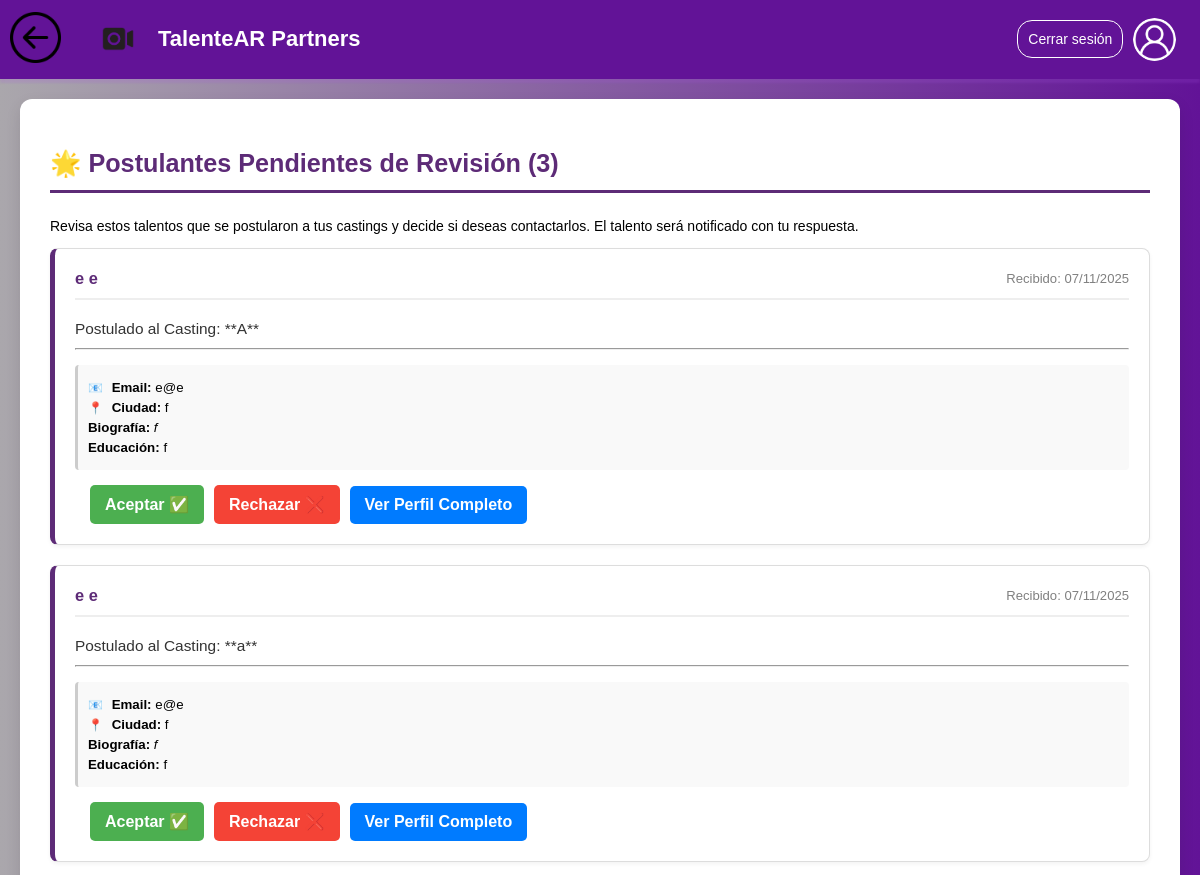
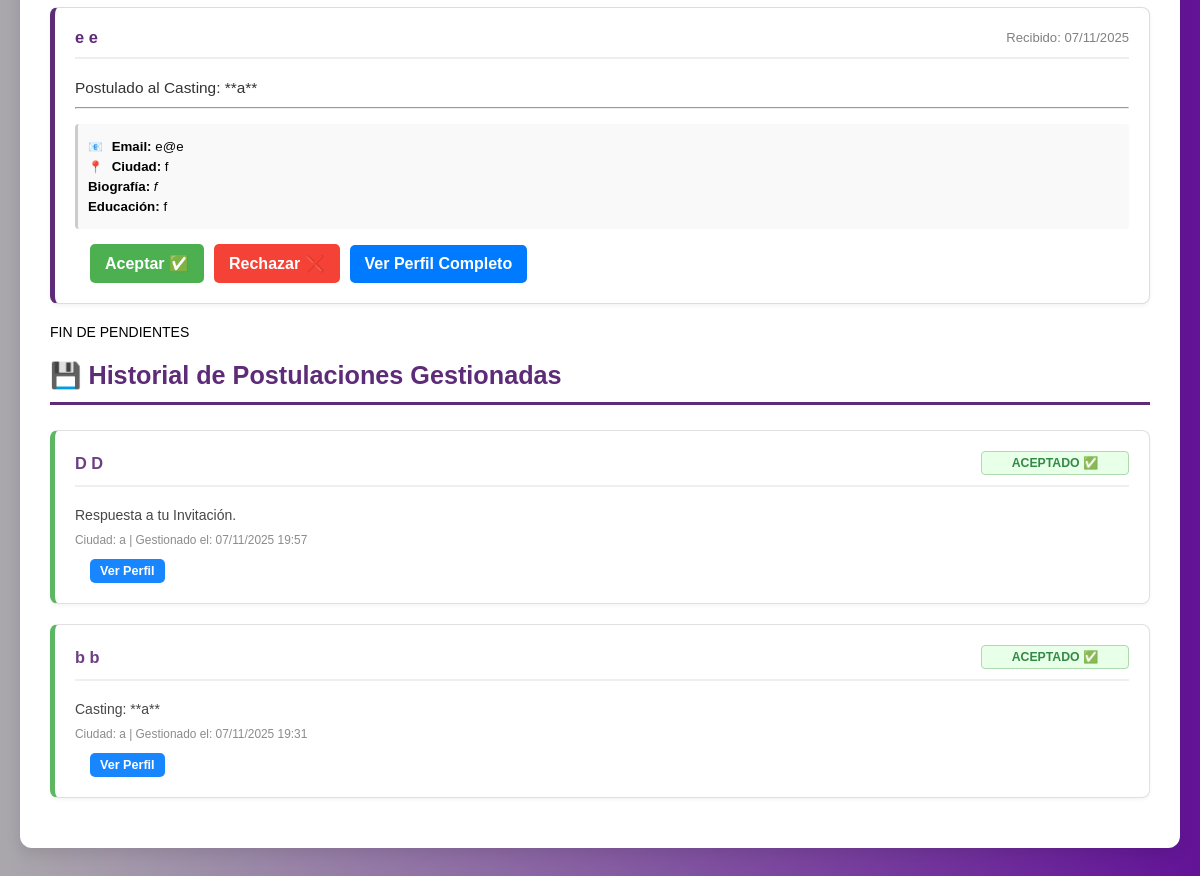
The app's page /TalenteAR/TalentearPartners/php/postulaciones.php (signed in) with its own data (2 pictures, top to bottom).
### tables this page shows
CREATE TABLE `notificaciones` (
  `notificacion_id` int(11) NOT NULL,
  `curriculum_id` int(11) NOT NULL,
  `agencia_id` int(11) NOT NULL,
  `fecha` timestamp NOT NULL DEFAULT current_timestamp(),
  `fecha_gestion` datetime DEFAULT NULL,
  `leida` tinyint(1) DEFAULT 0,
  `estado` enum('pendiente','invitacion','aceptada','rechazada') DEFAULT 'pendiente',
  `fecha_respuesta` datetime DEFAULT NULL,
  `casting_id` int(11) DEFAULT NULL
);

CREATE TABLE `talentos` (
  `id_talento` int(11) NOT NULL,
  `nombre` varchar(50) DEFAULT NULL,
  `email` varchar(50) DEFAULT NULL,
  `password` varchar(255) NOT NULL,
  `apellido` varchar(50) NOT NULL,
  `numero_telefono` varchar(20) NOT NULL,
  `tipo_documento` varchar(20) NOT NULL,
  `numero_documento` varchar(20) NOT NULL,
  `fecha_nacimiento` date DEFAULT NULL,
  `es_premium` tinyint(1) NOT NULL DEFAULT 0,
  `postulaciones_mes` int(11) NOT NULL DEFAULT 0
);

CREATE TABLE `castings` (
  `casting_id` int(11) NOT NULL,
  `agencia_id` int(11) DEFAULT NULL,
  `NombrePuesto` varchar(100) DEFAULT NULL,
  `DescripcionPuesto` text DEFAULT NULL,
  `CantVacantes` int(11) DEFAULT NULL,
  `NivelExperiencia` varchar(20) DEFAULT NULL
);

CREATE TABLE `curriculums` (
  `curriculum_id` int(11) NOT NULL,
  `usuario_id` int(11) DEFAULT NULL,
  `biografia` text DEFAULT NULL,
  `educacion` text DEFAULT NULL,
  `ciudad` varchar(50) DEFAULT NULL,
  `experiencia` text DEFAULT NULL,
  `habilidades` text DEFAULT NULL
);

### TalenteAR/TalentearPartners/php/postulaciones.php (the view, shortened to what this page needs)
<?php
$postulaciones_pendientes = [];
$postulaciones_historial = [];
$notifError = null;
$host = "localhost";
$username = "root";
$password = "";
$database = "agenciatrabajo";
$conn = mysqli_connect($host, $username, $password, $database);
$email_agencia = $_SESSION["email_agencia"];
$id_agencia = 0;
$query_agencia = "SELECT id_agencia, nombre_agencia, nombre_contacto FROM agencias WHERE email_agencia = ?";
$stmt_agencia = mysqli_prepare($conn, $query_agencia);
if ($stmt_agencia) {
    mysqli_stmt_bind_param($stmt_agencia, "s", $email_agencia);
    mysqli_stmt_execute($stmt_agencia);
    $result_agencia = mysqli_stmt_get_result($stmt_agencia);
    if ($result_agencia && mysqli_num_rows($result_agencia) > 0) {
        $agencia_data = mysqli_fetch_assoc($result_agencia);
        $id_agencia = (int)$agencia_data["id_agencia"];
    } else {
        mysqli_close($conn);
        header("Location: ../loginpartners.php");
        exit();
    }
} else {
    $notifError = "Error al preparar la consulta de agencia: " . mysqli_error($conn);
}
if ($id_agencia > 0) {
    $pendientesQ = "
        SELECT
            n.notificacion_id, n.fecha, n.estado, n.casting_id,
            t.nombre AS nombre_talento, t.apellido AS apellido_talento, t.email AS email_talento, t.id_talento,
            c.biografia, c.educacion, c.ciudad, c.experiencia,
            o.NombrePuesto AS nombre_casting, o.DescripcionPuesto AS descripcion_casting
        FROM notificaciones n
        JOIN curriculums c ON n.curriculum_id = c.curriculum_id
        JOIN talentos t ON c.usuario_id = t.id_talento
        LEFT JOIN castings o ON n.casting_id = o.casting_id
        WHERE n.agencia_id = ?
        AND n.estado = 'pendiente'
        AND n.casting_id IS NOT NULL AND n.casting_id > 0
        ORDER BY n.fecha DESC
    ";
    $stmt_pendientes = mysqli_prepare($conn, $pendientesQ);
    if ($stmt_pendientes) {
        mysqli_stmt_bind_param($stmt_pendientes, "i", $id_agencia);
        mysqli_stmt_execute($stmt_pendientes);
        $result_pendientes = mysqli_stmt_get_result($stmt_pendientes);
        if (!$result_pendientes) {
            $notifError = "Error en consulta de pendientes: " . mysqli_error($conn);
        } else {
            $postulaciones_pendientes = mysqli_fetch_all($result_pendientes, MYSQLI_ASSOC);
        }
    } else {
        $notifError = "Error al preparar la consulta de pendientes: " . mysqli_error($conn);
    }
    $historialQ = "
        SELECT
            n.notificacion_id, n.fecha, n.estado, n.casting_id,
            t.nombre AS nombre_talento, t.apellido AS apellido_talento, t.email AS email_talento, t.id_talento,
            c.ciudad,
            o.NombrePuesto AS nombre_casting
        FROM notificaciones n
        JOIN curriculums c ON n.curriculum_id = c.curriculum_id
        JOIN talentos t ON c.usuario_id = t.id_talento
        LEFT JOIN castings o ON n.casting_id = o.casting_id
        WHERE n.agencia_id = ? AND n.estado IN ('aceptada', 'rechazada')
        ORDER BY n.fecha DESC
    ";
    $stmt_historial = mysqli_prepare($conn, $historialQ);
    if ($stmt_historial) {
        mysqli_stmt_bind_param($stmt_historial, "i", $id_agencia);
        mysqli_stmt_execute($stmt_historial);
        $result_historial = mysqli_stmt_get_result($stmt_historial);
        if (!$result_historial) {
            $notifError = "Error en consulta de historial: " . mysqli_error($conn);
        } else {
            $postulaciones_historial = mysqli_fetch_all($result_historial, MYSQLI_ASSOC);
        }
    } else {
        $notifError = "Error al preparar la consulta de historial: " . mysqli_error($conn);
    }
}
?>
<!DOCTYPE html>
<html lang="es">
<head>
    <link rel="stylesheet" type="text/css" href="../css/home-empresas.css"/>
    <link rel="stylesheet" type="text/css" href="../css/sticky.css"/>
    <link rel="stylesheet" type="text/css" href="../css/login.css"/>
    <link rel="stylesheet" type="text/css" href="../css/solicitudes.css"/>
    <link rel="stylesheet" type="text/css" href="../css/postulaciones.css"/> <script src="../js/profile-menu.js" defer></script>
</head>
<body class="body-postulaciones"> <div class="navbar">
    <div class="navbar-title">
        <div class="imagenesflechas">
            <a href="#" class="flecha-link" onclick="goBack()">
                <img class="flecha" src="../../imagenes/flecha.png" alt="volver atrás" />
            </a>
        </div>
        <a href="index-logged.php" class="navbar-title">
            <img class="maleta" src="../../imagenes/logotalentear.png" alt="TalenteAR" />
            <h2 class="title">TalenteAR Partners</h2>
        </a>
    </div>
    <div class="navbar-links">
        <a href="../cerrar_sesion.php" class="box redirect">Cerrar sesión</a>
        <div class="profile-menu">
            <button class="profile-button" onclick="toggleProfileMenu()" style="background:none;">
                <img src="../../imagenes/profilelogo.png" alt="Perfil" class="profile-logo" />
            </button>
        </div>
    </div>
</div>
<div class="container-body">
    <h2 class="titulo-seccion">🌟 Postulantes Pendientes de Revisión (<?= count($postulaciones_pendientes) ?>)</h2>
    <p>Revisa estos talentos que se postularon a tus castings y decide si deseas contactarlos. El talento será notificado con tu respuesta.</p>
    <?php if ($notifError): ?>
        <p class='msg-error'>Error al cargar postulaciones: <?= htmlspecialchars($notifError) ?></p>
    <?php else: ?>
        <div class="postulaciones-feed">
            <?php foreach ($postulaciones_pendientes as $p):
                $fecha_completa_p = strtotime($p['fecha']);
                $fecha_recibida_p = date('d/m/Y', $fecha_completa_p);
                $tipo_borde = '#5d2b77';
            ?>
                <div class="postulante-panel" style="border-left: 5px solid <?= $tipo_borde ?>;">
                    <h3>
                        <?= htmlspecialchars($p['nombre_talento'] . ' ' . $p['apellido_talento']) ?>
                        <span style="font-size: 0.8em; font-weight: normal; color: gray;">Recibido: <?= $fecha_recibida_p ?></span>
                    </h3>
                    <p class="postulante-casting">
                        Postulado al Casting: **<?= htmlspecialchars($p['nombre_casting'] ?: 'N/A') ?>**
                    </p>
                    <hr>
                    <div class="cv-data">
                        <p><strong><span class="icon">📧</span> Email:</strong> <?= htmlspecialchars($p['email_talento']) ?></p>
                        <p><strong><span class="icon">📍</span> Ciudad:</strong> <?= htmlspecialchars($p['ciudad']) ?></p>
                        <p><strong>Biografía:</strong> <em><?= nl2br(htmlspecialchars(substr($p['biografia'], 0, 150))) . (strlen($p['biografia']) > 150 ? '...' : '') ?></em></p>
                        <p><strong>Educación:</strong> <?= nl2br(htmlspecialchars(substr($p['educacion'], 0, 100))) . (strlen($p['educacion']) > 100 ? '...' : '') ?></p>
                    </div>
                    <div class="panel-acciones">
                        <form method="POST" action="gestionar_postulante.php" class="form-action">
                            <button class="btn-acept" type="submit" onclick="return confirm('¿Confirmas aceptar a este postulante? Se le notificará.')">Aceptar ✅</button>
                        </form>
                        <form method="POST" action="gestionar_postulante.php" class="form-action">
                            <button class="btn-rech" type="submit" onclick="return confirm('¿Confirmas rechazar a este postulante? Se le notificará.')">Rechazar ❌</button>
                        </form>
                        <form method='GET' action='ver_talento.php' class='form-action'>
                            <button type='submit' class='btn-info'>Ver Perfil Completo</button>
                        </form>
                    </div>
                </div>
            <?php endforeach; ?>
        </div>
    <?php endif; ?>
    <div class="section-separator">
        <span>FIN DE PENDIENTES</span>
    </div>
    <h2 class="titulo-seccion">💾 Historial de Postulaciones Gestionadas</h2>
    <?php if (empty($postulaciones_historial)): ?>
        <div class="empty-state-message" style="background-color: #f7f7f7; color: #666; border: 1px dashed #ccc;">
            <h4>📂 Historial vacío</h4>
            <p>Aquí aparecerán los talentos que aceptes o rechaces en el futuro.</p>
        </div>
    <?php else: ?>
        <div class="postulaciones-feed">
            <?php foreach ($postulaciones_historial as $h):
                $tag_class = ($h['estado'] === 'aceptada') ? 'tag-aceptada' : 'tag-rechazada';
                $tag_text = ($h['estado'] === 'aceptada') ? 'Aceptado ✅' : 'Rechazado ❌';
                $border_color = ($h['estado'] === 'aceptada') ? '#4CAF50' : '#888';
                $fecha_completa_h = strtotime($h['fecha']);
                $fecha_gestion_h = date('d/m/Y H:i', $fecha_completa_h);
                $casting_historial_text = !empty($h['nombre_casting']) ? "Casting: **" . htmlspecialchars($h['nombre_casting']) . "**" : "Respuesta a tu Invitación.";
            ?>
                <div class="postulante-panel" style="border-left: 5px solid <?= $border_color ?>; opacity: 0.9;">
                    <h3>
                        <?= htmlspecialchars($h['nombre_talento'] . ' ' . $h['apellido_talento']) ?>
                        <span class="estado-tag <?= $tag_class ?>"><?= $tag_text ?></span>
                    </h3>
                    <p class="postulante-casting" style="font-size: 1em;">
                        <?= $casting_historial_text ?>
                    </p>
                    <p style="font-size:0.85em; color:gray; margin-top:5px;">
                        Ciudad: <?= htmlspecialchars($h['ciudad']) ?> | Gestionado el: <?= $fecha_gestion_h ?>
                    </p>
                    <div class="panel-acciones" style="margin-top: 10px;">
                        <form method='GET' action='ver_talento.php' class='form-action'>
                            <button type='submit' class='btn-info' style="padding: 5px 10px; font-size: 0.9em;">Ver Perfil</button>
                        </form>
                    </div>
                </div>
            <?php endforeach; ?>
        </div>
    <?php endif; ?>
</div>
</body>
</html>

### TalenteAR/TalentearPartners/css/home-empresas.css (style rules this page uses)
h3 { text-align: center; }
form { margin-left: 30px; max-width: 400px; padding: 5px 20px 20px 20px; border: 3px solid #9737af; border-radius: 10px; background-color: #f9f9f9; }
.profile-button { display: flex; align-items: center; border: 0px; padding: 0px; background-color: transparent; }
.profile-logo { width: 42.67px; height: auto; border-radius: 50%; filter: invert(1); margin-right: 2vh; }
hr { margin: 0; }

### TalenteAR/TalentearPartners/css/sticky.css (style rules this page uses)
body { background: linear-gradient(to right, #aaa7ac, #621397); font-family: Arial, sans-serif; font-size: 14px; margin: 0 auto; }
.navbar { background-color: #621397; padding: 8px; display: flex; justify-content: space-between; align-items: center; box-shadow: 0px 4px 2px #a451db2f; z-index: 50; position: relative; }
.maleta { width: 40px; height: auto; margin: 0px 10px; }
.title { text-align: center; font-size: 22px; font-weight: bold; margin-left: 10px; }
.navbar-title, .navbar-title:visited, .navbar-title:hover { display: flex; align-items: center; color: #ffffff; text-decoration: none; }
.navbar-links { display: flex; align-items: center; }
.box { border: 1px solid #ffffff; border-radius: 15px; padding: 10px; margin-right: 10px; text-decoration: none; }
.redirect:link, .redirect:active, .redirect:visited, .redirect:hover { color: #fff; }
.imagenesflechas { position: absolute; left: 10px; }
.flecha, .flecha-hover { height: 51px; }

### TalenteAR/Talentear/css/login.css (style rules this page uses)
.navbar-title { margin-left: 40px; }
button { padding: 10px 20px; background-color: #1d6aa8; color: #ffffff; border: none; border-radius: 5px; font-size: 16px; cursor: pointer; width: 100%; transition: background-color 0.5s; }
p { margin-top: 20px; }
a { color: #282497; }

### TalenteAR/Talentear/css/solicitudes.css (style rules this page uses)
.container-body { max-width: 1300px; width: 95%; margin: 60px auto 40px auto; padding: 20px; background-color: #ffffff; box-shadow: 0 4px 12px rgba(0, 0, 0, 0.1); border-radius: 8px; }
.titulo-seccion { text-align: left; color: #1e3a5f; margin-bottom: 25px; font-size: 2em; font-weight: 700; padding-left: 0; border-bottom: 2px solid #dde7f5; padding-bottom: 8px; margin-left: 0; margin-right: 0; }
.estado-tag { min-width: 130px; text-align: center; padding: 4px 8px; border-radius: 3px; font-weight: 600; font-size: 0.75em; white-space: nowrap; text-transform: uppercase; }
.tag-aceptada { background-color: #e8f5e9; color: #2e7d32; border: 1px solid #a5d6a7; }
.panel-acciones { flex: 2; min-width: 250px; padding-left: 15px; display: flex; justify-content: flex-end; align-items: center; gap: 8px; }
.panel-acciones form { flex-shrink: 0; border: none; outline: none; padding: 0; margin: 0; }
.btn-acept { background-color: #2e7d32; color: white; }
.btn-rech { background-color: #c62828; color: white; }
.btn-info { background-color: #0056b3; color: white; }
.icon { margin-right: 5px; color: #4a69bd; font-size: 0.9em; min-width: 15px; text-align: center; line-height: 1; }

### TalenteAR/TalentearPartners/css/postulaciones.css (style rules this page uses)
.body-postulaciones { background-color: #f4f4f4; }
.container-body { padding: 30px; margin: 20px auto; max-width: 1100px; background-color: #ffffff; border-radius: 12px; box-shadow: 0 6px 15px rgba(0, 0, 0, 0.1); }
.titulo-seccion { border-bottom: 3px solid #5d2b77; padding-bottom: 12px; margin-bottom: 25px; color: #5d2b77; font-size: 1.8em; font-weight: 600; }
.postulante-panel { background-color: #fff; border: 1px solid #ddd; border-radius: 8px; margin-bottom: 20px; padding: 20px; box-shadow: 0 2px 4px rgba(0,0,0,0.05); position: relative; transition: transform 0.2s, box-shadow 0.2s; }
.postulante-panel h3 { color: #5d2b77; border-bottom: 2px solid #eee; padding-bottom: 10px; margin-top: 0; display: flex; justify-content: space-between; align-items: center; }
.postulante-casting { font-size: 1.1em; font-weight: 500; color: #333; margin-bottom: 10px; }
.cv-data { margin-top: 15px; padding: 10px; border-left: 3px solid #ccc; background-color: #f9f9f9; border-radius: 4px; }
.cv-data p { margin: 5px 0; font-size: 0.95em; }
.panel-acciones { display: flex; gap: 10px; margin-top: 15px; justify-content: flex-start; }
.btn-acept, .btn-rech, .btn-info { padding: 10px 15px; cursor: pointer; border-radius: 5px; border: none; font-weight: bold; transition: background-color 0.2s; }
.btn-acept { background-color: #4CAF50; color: white; }
.btn-rech { background-color: #f44336; color: white; }
.btn-info { background-color: #007bff; color: white; }
.tag-aceptada { background-color: #e6ffe6; color: #1e7e34; padding: 4px 8px; border-radius: 4px; font-weight: bold; }

### records on screen
notificaciones: talentos.nombre+apellido "e e", fecha "07/11/2025", casting.NombrePuesto "A", talentos.email "e@e", curriculum.ciudad "f", curriculum.biografia "f", curriculum.educacion "f"
notificaciones: talentos.nombre+apellido "e e", fecha "07/11/2025", casting.NombrePuesto "a", talentos.email "e@e", curriculum.ciudad "f", curriculum.biografia "f", curriculum.educacion "f"
notificaciones: talentos.nombre+apellido "e e", fecha "07/11/2025", casting.NombrePuesto "a", talentos.email "e@e", curriculum.ciudad "f", curriculum.biografia "f", curriculum.educacion "f"
notificaciones: talentos.nombre+apellido "D D", estado "ACEPTADO ✅", casting_historial_text "Respuesta a tu Invitación.", curriculum.ciudad "a", fecha "07/11/2025 19:57"
notificaciones: talentos.nombre+apellido "b b", estado "ACEPTADO ✅", casting.NombrePuesto "Casting: **a**", curriculum.ciudad "a", fecha "07/11/2025 19:31"

### other values on screen
count($postulaciones_pendientes) "3"
